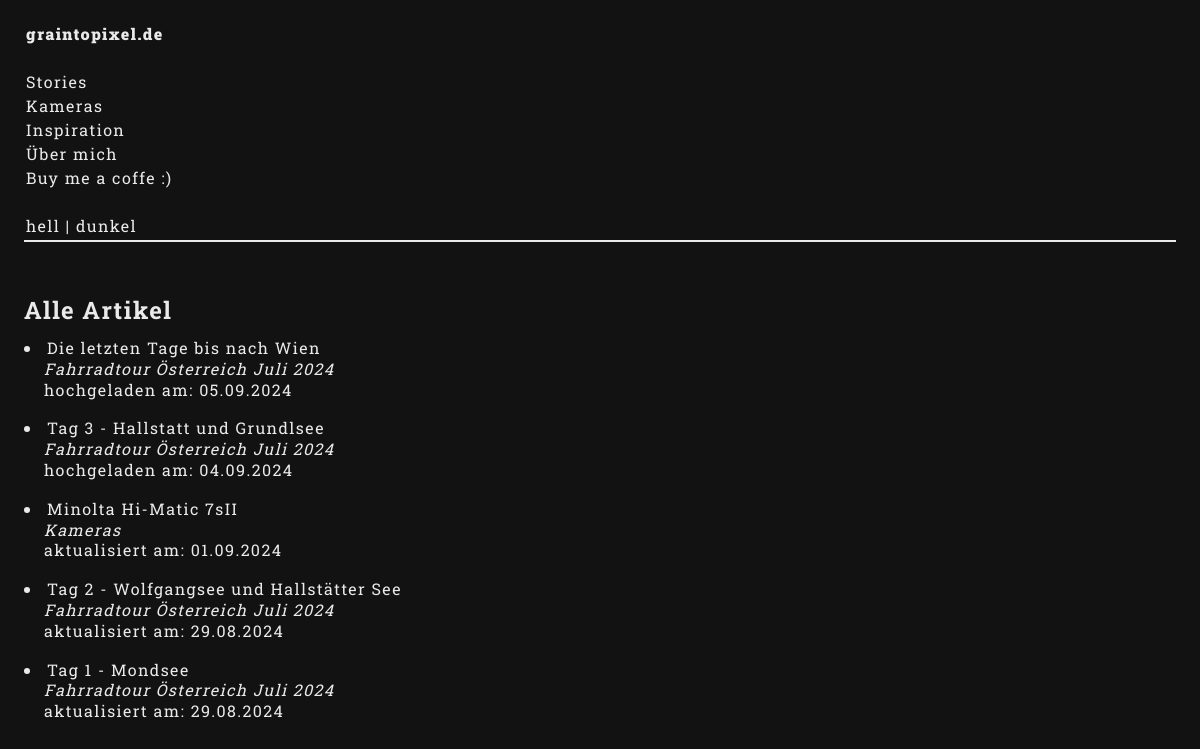
The page / on the database its author committed.
### posts/models.py (models this page shows, shortened)
class Category(models.Model):
    title = models.CharField(max_length=5000)

class Article(models.Model):
    public = models.BooleanField(default='False')
    html_template = models.CharField(max_length=5000,  blank=True, choices=[
        ('article_template01.html', 'Story, links Text, rechts Bilder'),
        ('article_template02.html', 'Artikel, links Text, rechts Bilder'),
        ('article_template03.html', 'Artikel, Text, Bild, Tabelle'),
        ('article_template04.html', 'Artikel, Objektiv'),
        ('article_template05.html', 'Artikel, nur Intro'),
    ])
    category = models.ForeignKey(Category, on_delete=models.CASCADE, null=True, blank=True)
    title = models.CharField(max_length=5000)
    intro_text = RichTextField(null=True, blank=True)
    seperated_texts = models.TextField(max_length=1000000, null=True, blank=True)
    images = models.ManyToManyField(Image, through='ArticleImage', related_name='articles')
    author = models.CharField(max_length=5000, default='Oskar Antretter', null=True)
    created_at = models.DateTimeField(default=datetime.now, blank=True)
    updated_at = models.DateTimeField(default=datetime.now, blank=True)

class Story(models.Model):
    public = models.BooleanField(default='False')
    title = models.CharField(max_length=5000, null=True, blank=True)
    first_chapter = models.ForeignKey(Article, on_delete=models.CASCADE, null=True, blank=True)
    chapters = models.ManyToManyField(Article, related_name='articles', null=True, blank=True)

### posts/views.py (the view)
# urls.py: path('', views.index, name='index'),
def index(request):
    categories = Category.objects.all()
    articles = Article.objects.all().order_by('-updated_at')
    articles = articles.filter(public = True)
    stories = Story.objects.all()
    return render(request, 'index.html', {
        'articles': articles,
        'stories': stories,
        'categories': categories,
    })

### templates/index.html (shortened to what this page needs)
{%load static%}
<!DOCTYPE html>
<html lang="de">
<head>
    <link rel="stylesheet" href="{% static 'css/style.css' %}">
</head>
<body>
    <div class="wrapper">
        <div class="menu-section">
            <table>
                <tr>
                    <td class="main-nav">
                        <div>
                            <nav>
                                <a class="bold-text" href="/">graintopixel.de</a>
                                <br>
                                <br>
                                <a href="category/stories">Stories</a>
                                <br>
                                {% for category in categories %}
                                {% if category.id is not 12 %}
                                <a href="category/{{category.title}}">{{category.title}}</a>
                                <br>
                                {%endif%}
                                {% endfor %}
                                <a href="/uebermich/18">Über mich</a><br>
                                <a href="https://paypal.me/oskarantretter1">Buy me a coffe :)</a><br>
                                <br>
                                <a onclick="styleBright()">hell</a>&nbsp;|&nbsp;<a onclick="styleDark()">dunkel</a>
                            </nav>
                        </div>
                    </td>
                </tr>
            </table>
        </div>
        <div class="content-preview-section">
            <h2>Alle Artikel</h2>
            <ul class="content-list-mobile">
                {% for article in articles %}
                <li>
                    {% if article.category.id is not 12 and article.category%}
                        {% if article.updated_at > article.created_at %}
                            <a href="category/{{article.category.title}}/article/{{article.id}}">{{article.title}} <br> <span class="italic">{{article.category.title}}</span> <br> aktualisiert am: {{article.updated_at|date:"d.m.Y"}}</a>
                        {% else %}
                            <a href="category/{{article.category.title}}/article/{{article.id}}">{{article.title}} <br> <span class="italic">{{article.category.title}}</span> <br> hochgeladen am: {{article.created_at|date:"d.m.Y"}}</a>
                        {% endif %}
                    {% elif article.category.id is not 12 %}
                        {% if article.updated_at > article.created_at %}
                            <a href="/uebermich/18">{{article.title}} <br> aktualisiert am: {{article.updated_at|date:"d.m.Y"}}</a>
                        {% else %}
                            <a href="/uebermich/18">{{article.title}} <br> hochgeladen am: {{article.created_at|date:"d.m.Y"}}</a>
                        {% endif %}
                    {% else %}
                        {% for story in stories %}
                            {% for chapter in story.chapters.all %}
                                {% if chapter.title and chapter.id == article.id %}
                                    {% if article.updated_at > article.created_at %}
                                        <a href="/story/{{story.id}}/article/{{article.id}}">{{article.title}} <br> <span class="italic">{{story.title}}</span><br> aktualisiert am: {{article.updated_at|date:"d.m.Y"}}</a>
                                    {% else %}
                                        <a href="/story/{{story.id}}/article/{{article.id}}">{{article.title}} <br> <span class="italic">{{story.title}}</span><br> hochgeladen am: {{article.created_at|date:"d.m.Y"}}</a>
                                    {% endif %}
                                {% endif %}
                            {% endfor %}
                        {% endfor %}
                    {% endif %}
                </li>
                {% endfor %}
            </ul>
            <br>
        </div>
    </div>
</body>
</html>

### static/css/style.css (style rules this page uses)
:root { --c-background: #121212; --c-font: #eaeaea; --c-linksHover: #ffa42e; --c-decoration: #eaeaea; --font: "Roboto Slab"; --font-wheight: 400; --line-height: 1.5; --letter-spacing: 1.4px; --word-spacing: normal; }
* { margin: 0; padding: 0; scrollbar-color: var(--c-font) #eaeaea00; scrollbar-width: thin; }
body { background-color: var(--c-background); color: var(--c-font); font-size: 12pt; line-height: var(--line-height); font-family: var(--font); font-weight: var(--font-wheight); letter-spacing: var(--letter-spacing); word-spacing: var(--word-spacing); }
li { list-style-position: inside; text-indent: -20px; padding-left: 20px; }
.content-list-mobile li { line-height: 1.3; padding-bottom: 18px; }
.wrapper { width: 96vw; display: flex; flex-wrap: wrap; margin-left: 15px; margin-right: 15px; height: 95vh; margin: 0 auto; margin-top: 20px; align-content: start; }
.content-preview-section { width: 100%; height: fit-content; margin: 0 auto; }
.menu-section { width: 100%; border-bottom: 2px solid var(--c-decoration); margin-bottom: 50px; height: fit-content; box-sizing: border-box; }
h2 { padding-bottom: 10px; }
a { color: var(--c-font); text-decoration: none; }
.bold-text { font-weight: 1000; }
table { width: 100%; }
.italic { font-style: italic; }

### rows shown on the page
Category: title "Kameras"
Category: title "Inspiration"
Article: title "Die letzten Tage bis nach Wien", created_at "05.09.2024"
Story: title "Fahrradtour Österreich Juli 2024"
Article: title "Tag 3 - Hallstatt und Grundlsee", created_at "04.09.2024"
Article: title "Minolta Hi-Matic 7sII", category "Kameras", updated_at "01.09.2024"
Article: title "Tag 2 - Wolfgangsee und Hallstätter See", updated_at "29.08.2024"
Article: title "Tag 1 - Mondsee", updated_at "29.08.2024"
